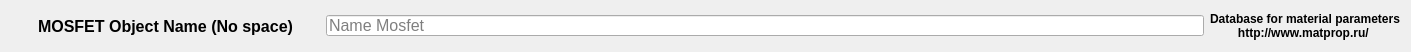
     <widget class="QWidget" name="layoutWidget">
      <property name="geometry">
       <rect>
        <x>0</x>
        <y>0</y>
        <width>1411</width>
        <height>32</height>
       </rect>
      </property>
      <layout class="QGridLayout" name="gridLayout">
       <item row="0" column="1">
        <widget class="QLineEdit" name="MosfetName">
         <property name="enabled">
          <bool>true</bool>
         </property>
         <property name="maximumSize">
          <size>
           <width>961</width>
           <height>21</height>
          </size>
         </property>
         <property name="font">
          <font>
           <pointsize>12</pointsize>
          </font>
         </property>
         <property name="autoFillBackground">
          <bool>false</bool>
         </property>
         <property name="text">
          <string/>
         </property>
         <property name="dragEnabled">
          <bool>false</bool>
         </property>
         <property name="placeholderText">
          <string>Name Mosfet</string>
         </property>
         <property name="clearButtonEnabled">
          <bool>false</bool>
         </property>
        </widget>
       </item>
       <item row="0" column="0">
        <widget class="QLabel" name="label_11">
         <property name="sizePolicy">
          <sizepolicy hsizetype="Preferred" vsizetype="Fixed">
           <horstretch>0</horstretch>
           <verstretch>0</verstretch>
          </sizepolicy>
         </property>
         <property name="minimumSize">
          <size>
           <width>0</width>
           <height>30</height>
          </size>
         </property>
         <property name="font">
          <font>
           <pointsize>12</pointsize>
           <bold>true</bold>
          </font>
         </property>
         <property name="text">
          <string>      MOSFET Object Name (No space)      </string>
         </property>
         <property name="scaledContents">
          <bool>true</bool>
         </property>
         <property name="alignment">
          <set>Qt::AlignCenter</set>
         </property>
        </widget>
       </item>
       <item row="0" column="2">
        <widget class="QLabel" name="label_52">
         <property name="sizePolicy">
          <sizepolicy hsizetype="Preferred" vsizetype="Fixed">
           <horstretch>0</horstretch>
           <verstretch>0</verstretch>
          </sizepolicy>
         </property>
         <property name="minimumSize">
          <size>
           <width>0</width>
           <height>30</height>
          </size>
         </property>
         <property name="font">
          <font>
           <pointsize>9</pointsize>
           <bold>true</bold>
          </font>
         </property>
         <property name="text">
          <string>Database for material parameters                          http://www.matprop.ru/ </string>
         </property>
         <property name="scaledContents">
          <bool>true</bool>
         </property>
         <property name="alignment">
          <set>Qt::AlignCenter</set>
         </property>
         <property name="wordWrap">
          <bool>true</bool>
         </property>
        </widget>
       </item>
      </layout>
     </widget>
